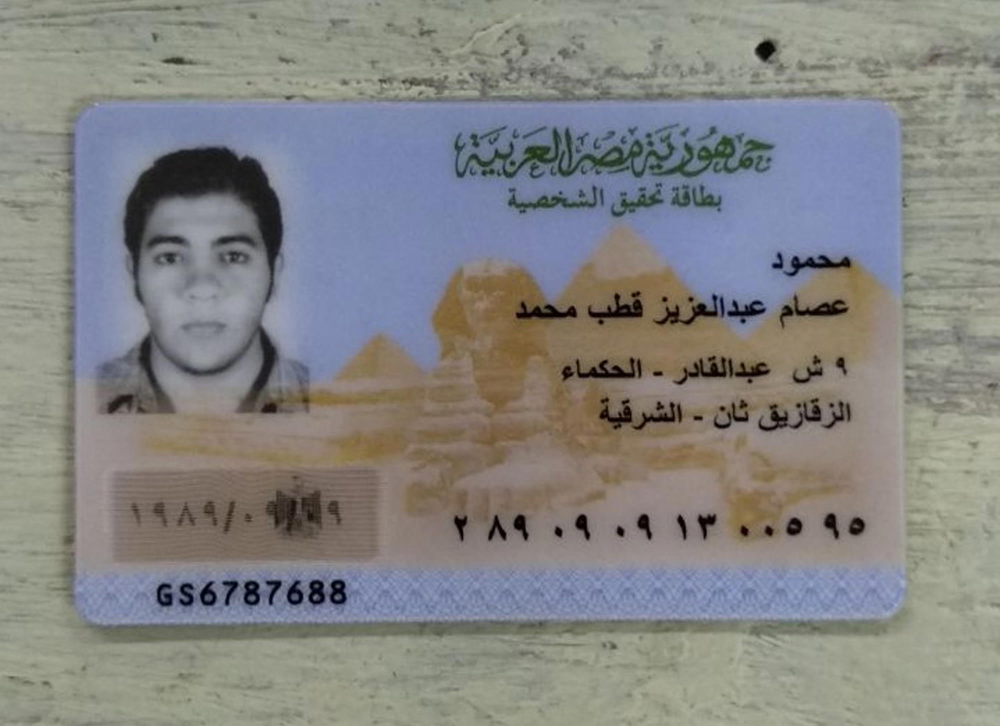
#> input picture Prototyping/ID/test1.jpg, 2000 x 1452 px, given in place of 00.jpg, which was not available (shown at 1/2 size)
$ jupyter execute ID.ipynb   (older library calls are emulated)
#> lines starting #> are read from the running program, lines starting #| are printed output that depends on the picture; after the words box and inside, x2 and y2 are one past the last pixel; in counts of white or black regions, pixels touching at a corner belong together; pictures that were not available may be replaced by others from this repository, and a replacement may not be noted
#> further down, InputImage is the input picture: shape (1452, 2000, 3); mean B, G, R 131.1, 132.5, 132.5
### Prototyping/ID/HelperFunc.py
import numpy as np
import cv2
from autocorrect import spell

def order_points(pts):
    rect = np.zeros((4, 2), dtype = "float32")
    s = pts.sum(axis = 1)
    rect[0] = pts[np.argmin(s)]
    rect[2] = pts[np.argmax(s)]
    diff = np.diff(pts, axis = 1)
    rect[1] = pts[np.argmin(diff)]
    rect[3] = pts[np.argmax(diff)]
    return rect

def four_point_transform(image, pts):
    rect = order_points(pts)
    (tl, tr, br, bl) = rect
    widthA = np.sqrt(((br[0] - bl[0]) ** 2) + ((br[1] - bl[1]) ** 2))
    widthB = np.sqrt(((tr[0] - tl[0]) ** 2) + ((tr[1] - tl[1]) ** 2))
    maxWidth = max(int(widthA), int(widthB))
    heightA = np.sqrt(((tr[0] - br[0]) ** 2) + ((tr[1] - br[1]) ** 2))
    heightB = np.sqrt(((tl[0] - bl[0]) ** 2) + ((tl[1] - bl[1]) ** 2))
    maxHeight = max(int(heightA), int(heightB))
    dst = np.array([
        [0, 0],
        [maxWidth - 1, 0],
        [maxWidth - 1, maxHeight - 1],
        [0, maxHeight - 1]], dtype = "float32")

    M = cv2.getPerspectiveTransform(rect, dst)
    warped = cv2.warpPerspective(image, M, (maxWidth, maxHeight))

    return warped


# [82 lines left out: functions increase_brightness, ChangeDate, CorrectDate, process, DetectTextBox, not called in this run]

### Prototyping/ID/ID.ipynb
[cell 1]
from HelperFunc import *
from ImportLib import *
from Plot import *
from IDNumberParser import *

[cell 2]
def IDMatcher(InputImage):


    MIN_MATCH_COUNT=2
    detector=cv2.xfeatures2d.SIFT_create()

    FLANN_INDEX_KDITREE=0
    flannParam=dict(algorithm=FLANN_INDEX_KDITREE,tree=5)
    flann=cv2.FlannBasedMatcher(flannParam,{})

    trainImg = cv2.imread('ID_REFERENCE.jpg',0)
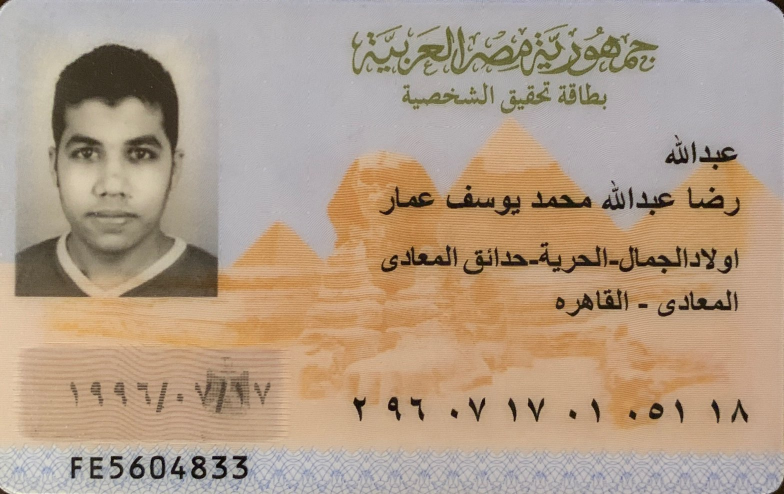
#> input picture Prototyping/ID/ID_REFERENCE.jpg, 1568 x 988 px (shown at 1/2 size)
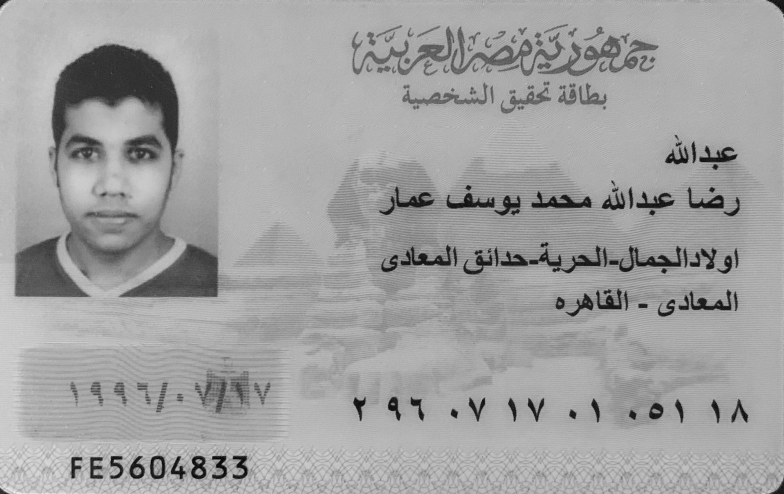
#> trainImg: shape (988, 1568) (shown at 1/2 size); min 0, max 246, mean 160.5
    trainKP,trainDesc=detector.detectAndCompute(trainImg,None)
#> trainKP = 7558 keypoints; strongest (x, y, size): (908, 827, 9.5), (1145, 829, 9.6), (355, 938, 5.3), (428, 915, 5.4)

    QueryImgBGR = InputImage

    QueryImg=cv2.cvtColor(QueryImgBGR,cv2.COLOR_BGR2GRAY)
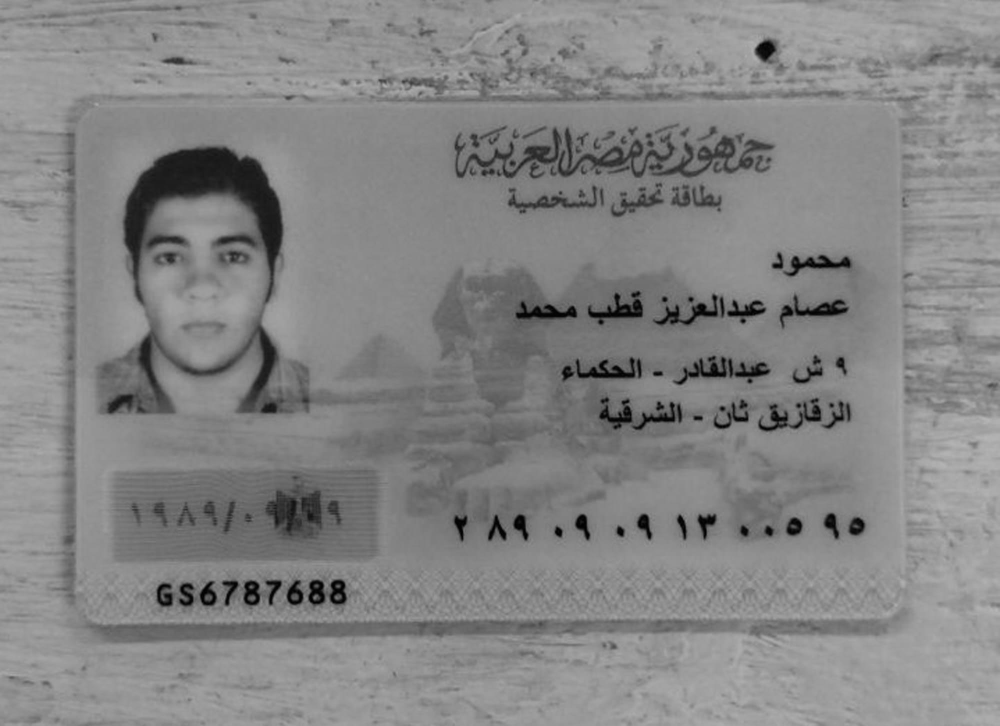
#> QueryImg: shape (1452, 2000) (shown at 1/2 size); min 0, max 184, mean 132.4
    queryKP,queryDesc=detector.detectAndCompute(QueryImg,None)
#> queryKP = 1952 keypoints; strongest (x, y, size): (1532, 100, 25.5), (1241, 1063, 11.2), (1117, 1064, 11.1), (1287, 1045, 18.5)
    matches=flann.knnMatch(queryDesc,trainDesc,k=2)
#> matches = 1952 matches
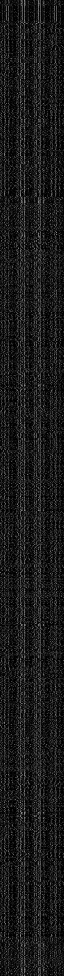
#> queryDesc: shape (1952, 128) float32 (shown at 1/2 size); min 0, max 206, mean 26.1
    goodMatch=[]

    for m,n in matches:
        if(m.distance<0.75*n.distance):
            goodMatch.append(m)
#> after the loop, goodMatch = 291 matches

    if(len(goodMatch)>MIN_MATCH_COUNT):
        tp=[]
        qp=[]
        for m in goodMatch:
            tp.append(trainKP[m.trainIdx].pt)
            qp.append(queryKP[m.queryIdx].pt)
#> after the loop, qp = 291 pairs, first value 141.6 to 1691.3, second value 258.6 to 1195.9; tp = 291 pairs, first value 118.2 to 1497.1, second value 51.21 to 962.2
        tp,qp=np.float32((tp,qp))
        H,status=cv2.findHomography(tp,qp,cv2.RANSAC,3.0)
#> H = [[1.05, -0.00255, 170.6], [-0.00819, 1.03, 208], [4.25e-06, -1.66e-05, 1]]; status = 291 values, max 1 at index 14, min 0 at index 0, mean 0.646
        h,w=trainImg.shape
#> h = 988; w = 1568
        trainBorder=np.float32([[[0,0],[0,h-1],[w-1,h-1],[w-1,0]]])
        queryBorder=cv2.perspectiveTransform(trainBorder,H)
#> queryBorder = [[170.6, 208], [170.9, 1246.7], [1834.1, 1225.3], [1806.7, 193.9]]
        x_points=[]
        y_points=[]
        for border in queryBorder[0]:
            x_points.append(border[0])
            y_points.append(border[1])
#> this loop made 4 passes
#> after the loop, x_points = [170.6, 170.9, 1834.1, 1806.7]; y_points = [208, 1246.7, 1225.3, 193.9]

        x_start=int(min(x_points))
#> x_start = 170
        y_start=int(min(y_points))
#> y_start = 193
        x_end=int(max(x_points))
#> x_end = 1834
        y_end=int(max(y_points))
#> y_end = 1246
        warped=QueryImgBGR[y_start:y_end,x_start:x_end]
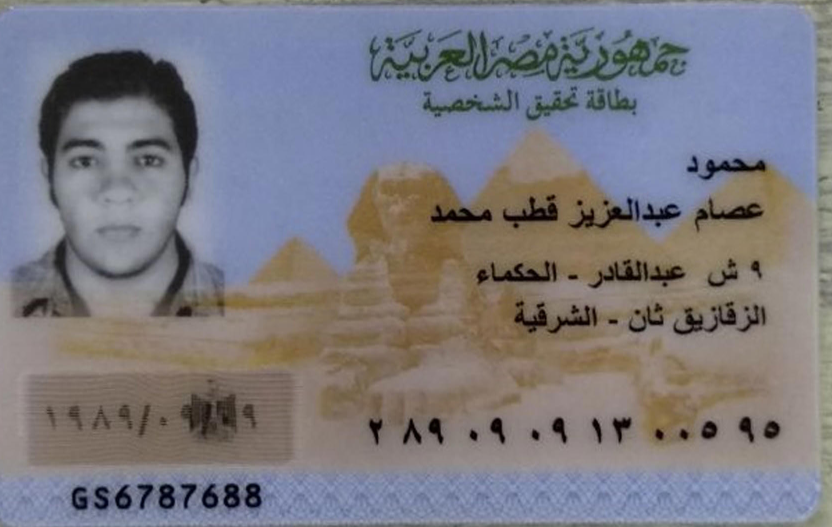
#> warped: shape (1053, 1664, 3) (shown at 1/2 size); mean B, G, R 128.4, 121.3, 123.1
    else:
        raise Exception('Not Enough match found,Make sure its an ID card and recapture the image again')

    Edged = four_point_transform(QueryImgBGR, queryBorder.reshape(4, 2))
#> in order_points, `s = pts.sum(axis = 1)`: s = [378.6, 1417.6, 3059.5, 2000.6]
#> in order_points, `diff = np.diff(pts, axis = 1)`: diff = [37.38, 1075.8, -608.8, -1612.8]
#> in four_point_transform, `rect = order_points(pts)`: rect = [[170.6, 208], [1806.7, 193.9], [1834.1, 1225.3], [170.9, 1246.7]]
#> in four_point_transform, `(tl, tr, br, bl) = rect`: tl = [170.6, 208]; tr = [1806.7, 193.9]; br = [1834.1, 1225.3]; bl = [170.9, 1246.7]
#> in four_point_transform, `widthA = np.sqrt(((br[0] - bl[0]) ** 2) + ((br[1] - bl[1]) ** 2))`: widthA = 1663.4
#> in four_point_transform, `widthB = np.sqrt(((tr[0] - tl[0]) ** 2) + ((tr[1] - tl[1]) ** 2))`: widthB = 1636.1
#> in four_point_transform, `maxWidth = max(int(widthA), int(widthB))`: maxWidth = 1663
#> in four_point_transform, `heightA = np.sqrt(((tr[0] - br[0]) ** 2) + ((tr[1] - br[1]) ** 2))`: heightA = 1031.8
#> in four_point_transform, `heightB = np.sqrt(((tl[0] - bl[0]) ** 2) + ((tl[1] - bl[1]) ** 2))`: heightB = 1038.7
#> in four_point_transform, `maxHeight = max(int(heightA), int(heightB))`: maxHeight = 1038
#> in four_point_transform, `dst = np.array([ [0, 0], [maxWidth - 1, 0], [maxWidth - 1, maxHeight -..`: dst = [[0, 0], [1662, 0], [1662, 1037], [0, 1037]]
#> in four_point_transform, `M = cv2.getPerspectiveTransform(rect, dst)`: M = [[1.01, -0.000282, -172.6], [0.00879, 1.02, -213.2], [-3.92e-06, 1.61e-05, 1]]

    return Edged

[cell 3]
def IDCutter(InputImage):

    Kernel = np.ones((2,2), np.uint8)
    Kernel_Vertical = np.ones((2,1), np.uint8)
    Kernel_sharpen = np.array([[-1,-1,-1], [-1, 9,-1],[-1,-1,-1]])

    Edged = IDMatcher(InputImage)


    Edged_Resized = cv2.resize(Edged,(1600,990))
    Gaussian=cv2.GaussianBlur(Edged_Resized,(7,7),2)
    Edged_Gray = cv2.cvtColor(Gaussian, cv2.COLOR_BGR2GRAY)
    Edged_Gray = cv2.fastNlMeansDenoising(Edged_Gray,10,10,7,21)
    Edged_Gray = cv2.filter2D(Edged_Gray, -1, Kernel_sharpen)


    ID      = Edged_Gray[740:900,650:1550]
    Name1   = Edged_Gray[250:355,1100:1550]
    Name2   = Edged_Gray[360:475,600:1550]
    Address = Edged_Gray[480:680,600:1550]
    ID_Code = Edged_Gray[870:1060,120:550]


    ID=cv2.erode(ID,Kernel,iterations=3)
    _,ID = cv2.threshold(ID,160,255,cv2.THRESH_BINARY+cv2.THRESH_OTSU)
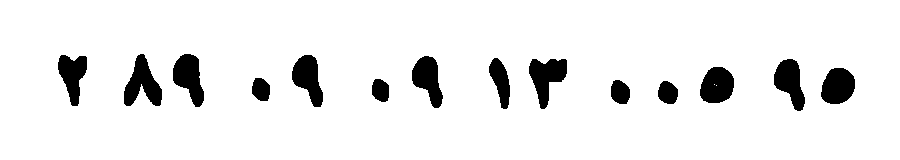
#> ID: shape (160, 900); 92.4% white; 14 black regions, largest, box (x1, y1, x2, y2) and area: (124, 54, 162, 106) 1087, (529, 59, 567, 109) 1068, (173, 54, 204, 107) 1020
    ID=cv2.dilate(ID,Kernel,iterations=3)
#> ID: shape (160, 900); 94.4% white; 14 black regions, largest, box (x1, y1, x2, y2) and area: (532, 62, 567, 109) 792, (176, 57, 204, 107) 774, (824, 71, 855, 104) 762


    _,Name1 = cv2.threshold(Name1,180,255,cv2.THRESH_BINARY+cv2.THRESH_OTSU)
#> Name1: shape (105, 450); 94.4% white; 2 black regions, box (x1, y1, x2, y2) and area: (257, 55, 389, 96) 2252, (233, 49, 256, 81) 387
    Name1 = cv2.filter2D(Name1, -1, Kernel_sharpen)
    Name1   = cv2.erode(Name1,Kernel_Vertical,iterations=1)
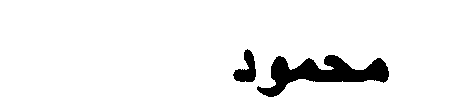
#> Name1: shape (105, 450); 94% white; 2 black regions, box (x1, y1, x2, y2) and area: (257, 55, 389, 97) 2402, (233, 49, 256, 82) 415


    _,Name2 = cv2.threshold(Name2,180,255,cv2.THRESH_BINARY+cv2.THRESH_OTSU)
#> Name2: shape (115, 950); 89.7% white; 11 black regions, largest, box (x1, y1, x2, y2) and area: (373, 14, 480, 75) 2521, (233, 28, 352, 63) 2271, (501, 19, 626, 77) 2193
    Name2 = cv2.filter2D(Name2, -1, Kernel_sharpen)
    Name2   = cv2.erode(Name2,Kernel_Vertical,iterations=1)
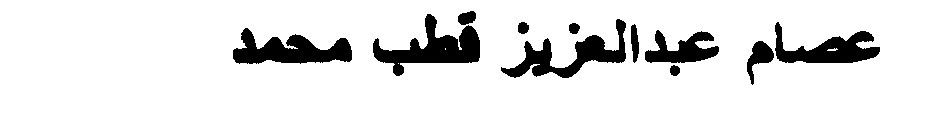
#> Name2: shape (115, 950); 89% white; 11 black regions, largest, box (x1, y1, x2, y2) and area: (373, 14, 480, 76) 2657, (233, 28, 352, 64) 2411, (501, 19, 626, 78) 2344

    _,Address = cv2.threshold(Address,160,255,cv2.THRESH_BINARY+cv2.THRESH_OTSU)
#> Address: shape (200, 950); 91.4% white; 29 black regions, largest, box (x1, y1, x2, y2) and area: (348, 18, 464, 58) 2350, (538, 19, 641, 71) 1923, (391, 97, 456, 155) 1653
    Address   = cv2.dilate(Address,Kernel,iterations=1)
#> Address: shape (200, 950); 92.7% white; 30 black regions, largest, box (x1, y1, x2, y2) and area: (349, 19, 463, 58) 2066, (540, 20, 641, 71) 1668, (393, 108, 456, 155) 1355
    Address = cv2.filter2D(Address, -1, Kernel_sharpen)
    Address   = cv2.erode(Address,Kernel_Vertical,iterations=1)
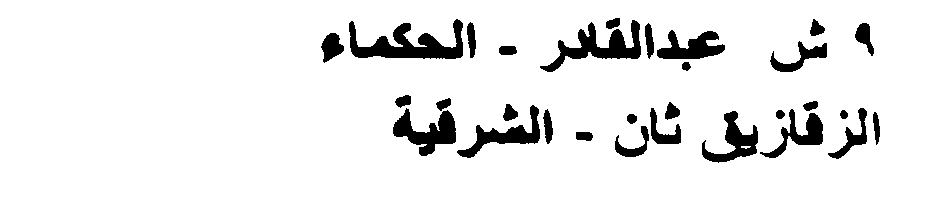
#> Address: shape (200, 950); 92.1% white; 30 black regions, largest, box (x1, y1, x2, y2) and area: (349, 19, 463, 59) 2214, (540, 20, 641, 72) 1782, (393, 108, 456, 156) 1430

    _,ID_Code = cv2.threshold(ID_Code,160,255,cv2.THRESH_BINARY+cv2.THRESH_OTSU)
#> ID_Code: shape (120, 430); 84.1% white; 9 black regions, largest, box (x1, y1, x2, y2) and area: (307, 43, 339, 91) 1131, (347, 43, 380, 90) 1112, (183, 43, 214, 90) 1102
    ID_Code = cv2.morphologyEx(ID_Code, cv2.MORPH_OPEN, Kernel,iterations=3)
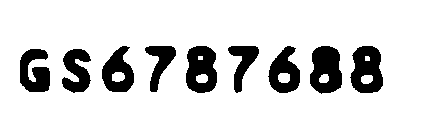
#> ID_Code: shape (120, 430); 83.9% white; 9 black regions, largest, box (x1, y1, x2, y2) and area: (310, 46, 342, 94) 1166, (350, 46, 383, 93) 1127, (186, 46, 217, 93) 1118

    #figures = {"Name1":Name1,"Name2":Name2}
    #plot_figures(figures, nrows = 1, ncols=2,imSize=15,fSize=20)

    return ID,Name1,Name2,Address,ID_Code

[cell 4]
def IDParser(ID,Name1,Name2,Address,ID_Code):

    ID_Text = pytesseract.image_to_string(ID,lang='ara_number')
    ID_Text = ''.join(ID_Text.split())
    #print(ID_Text)

    config = '-l ara-amiri-3000 --oem 1 --psm 7'
    Name1_Text = pytesseract.image_to_string(Name1,config=config)
    Name1_Text = re.sub(r'[^\w]', ' ', Name1_Text)
    Name1_Text = re.sub(r'[0-9]+', '', Name1_Text)
    Name1_Text = Name1_Text.replace(' ', '')
    Name1_Text = " ".join(Name1_Text.split())
    #print(Name1_Text)

    config = '-l ara-amiri-3000 --oem 1 --psm 11'
    Name2_Text = pytesseract.image_to_string(Name2,config=config)
    Name2_Text = re.sub(r'[^\w]', ' ', Name2_Text)
    Name2_Text = re.sub(r'[0-9]+', '', Name2_Text)
    Name2_Text = " ".join(Name2_Text.split())
    #print(Name2_Text)

    Name = Name1_Text + " " + Name2_Text
    #print(Name)

    config = '-l Arabic2 --oem 1 --psm 11'
    Address_Text = pytesseract.image_to_string(Address,config=config)
    Address_Text = Address_Text.replace('\n', ' ')
    Address_Text = " ".join(Address_Text.split())
    #print(Address_Text)

    config = '-l eng --oem 1 --psm 7'
    ID_Code_Text = pytesseract.image_to_string(ID_Code,config=config)
    ID_Code_Text = re.sub(r'[^\w]', ' ', ID_Code_Text)
    ID_Code_Text = "".join(ID_Code_Text.split())
    ID_Code_Text = ID_Code_Text.replace('_', '')

    #print(ID_Code_Text)

    iD = ID_Text

    if len(iD)==14:
        DateOfBirth = getDateOfBirth(iD)
        Gender      = getGender(iD)
        GovName     = getGovName(iD)[0]
        DateofRetir = getDateOfRetirement(iD)

    else:
        DateOfBirth = None
        Gender      = None
        GovName     = None
        DateofRetir = None

    return ID_Text,Name,Address_Text,ID_Code_Text,DateOfBirth,Gender,GovName,DateofRetir

[cell 5]
def IDScanner(InputImage):
    ID,Name1,Name2,Address,ID_Code = IDCutter(InputImage)
    ID_Text,Name,Address_Text,ID_Code_Text,DateOfBirth,Gender,GovName,DateofRetir = IDParser(ID,Name1,Name2,Address,ID_Code)

    print('ID Number : ', ID_Text)
    print('Name      : ', Name)
    print('Address   : ', Address_Text)
    print('ID Code   : ', ID_Code_Text)
    print('BirthDate : ', DateOfBirth)
    print('Gender    : ', Gender)
    print('Government: ', GovName)
    print('RetireDate: ', DateofRetir)

[cell 6]
InputImage = cv2.imread('00.jpg')
IDScanner(InputImage)
#> (the call stopped at in IDParser, `ID_Text = pytesseract.image_to_string(ID,lang='ara_number')`: pytesseract is not available in this run)
